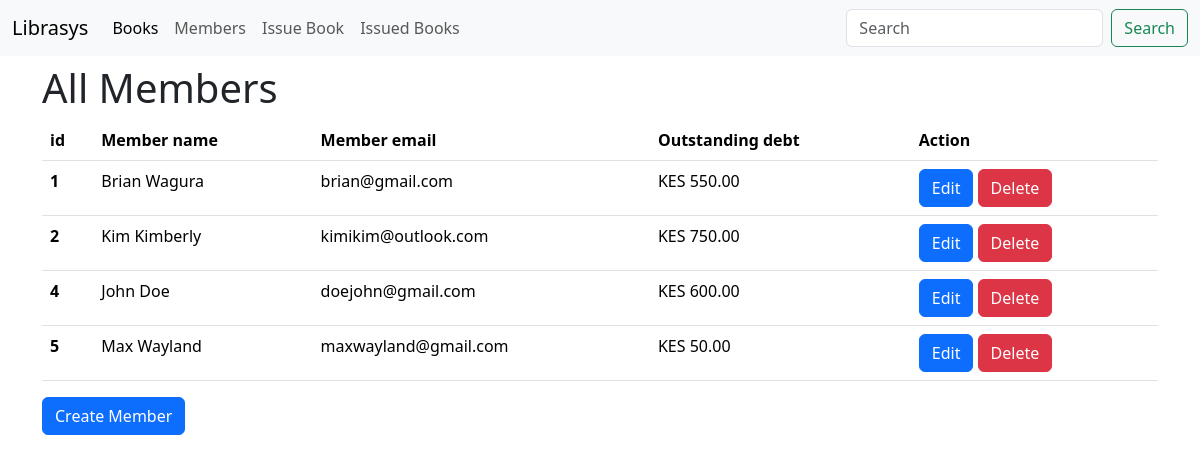
The page /members/ on the database its author committed.
### library/models.py (models this page shows, shortened)
class Member(models.Model):
    member_id = models.AutoField(primary_key=True)
    member_name = models.CharField(max_length=200, null=True)
    member_email = models.EmailField(unique=True, null=True)
    outstanding_debt = models.DecimalField(max_digits=10, decimal_places=2, default=0.00)

### library/views.py (the view)
# urls.py: path('members/', views.member_list, name="member_list"),
def member_list(request):
    members = Member.objects.all()
    return render(request, 'member_list.html', {'members': members})

### library/templates/member_list.html
{% extends 'index.html' %}
{% block content %}
<body>
    <div class="container">
        <h1 class="mt-2">All Members</h1>
        <table class="table">
            <thead>
                <tr>
                    <th scope="col">id</th>
                    <th scope="col">Member name</th>
                    <th scope="col">Member email</th>
                    <th scope="col">Outstanding debt</th>
                    <th scope="col">Action</th>
                </tr>
            </thead>
            {% for member in members %}
            <tbody>
                <tr>
            <th scope="row">{{ member.member_id }}</th>
            <td>{{ member.member_name }}</a></td>
            <td>{{ member.member_email }}</td>
            <td> KES {{ member.outstanding_debt }}</td>
            <td>
                <a href="{% url 'update_member' member.pk %}"><button type="button" class="btn btn-primary">Edit</button></a>
                <a href="{% url 'delete_member' member.pk %}"><button type="button" class="btn btn-danger">Delete</button></a>
            </td>
            </tr>
        </tbody>
        {% endfor %}
        </table>
        <a href="{% url 'create_member' %}"><button type="button" class="btn btn-primary">Create Member</button></a>
    </div>
</body>
{% endblock %}

### rows shown on the page
Member: member_id "1", member_name "Brian Wagura", member_email "brian@gmail.com", outstanding_debt "550.00"
Member: member_id "2", member_name "Kim Kimberly", member_email "kimikim@outlook.com", outstanding_debt "750.00"
Member: member_id "4", member_name "John Doe", member_email "doejohn@gmail.com", outstanding_debt "600.00"
Member: member_id "5", member_name "Max Wayland", member_email "maxwayland@gmail.com", outstanding_debt "50.00"
